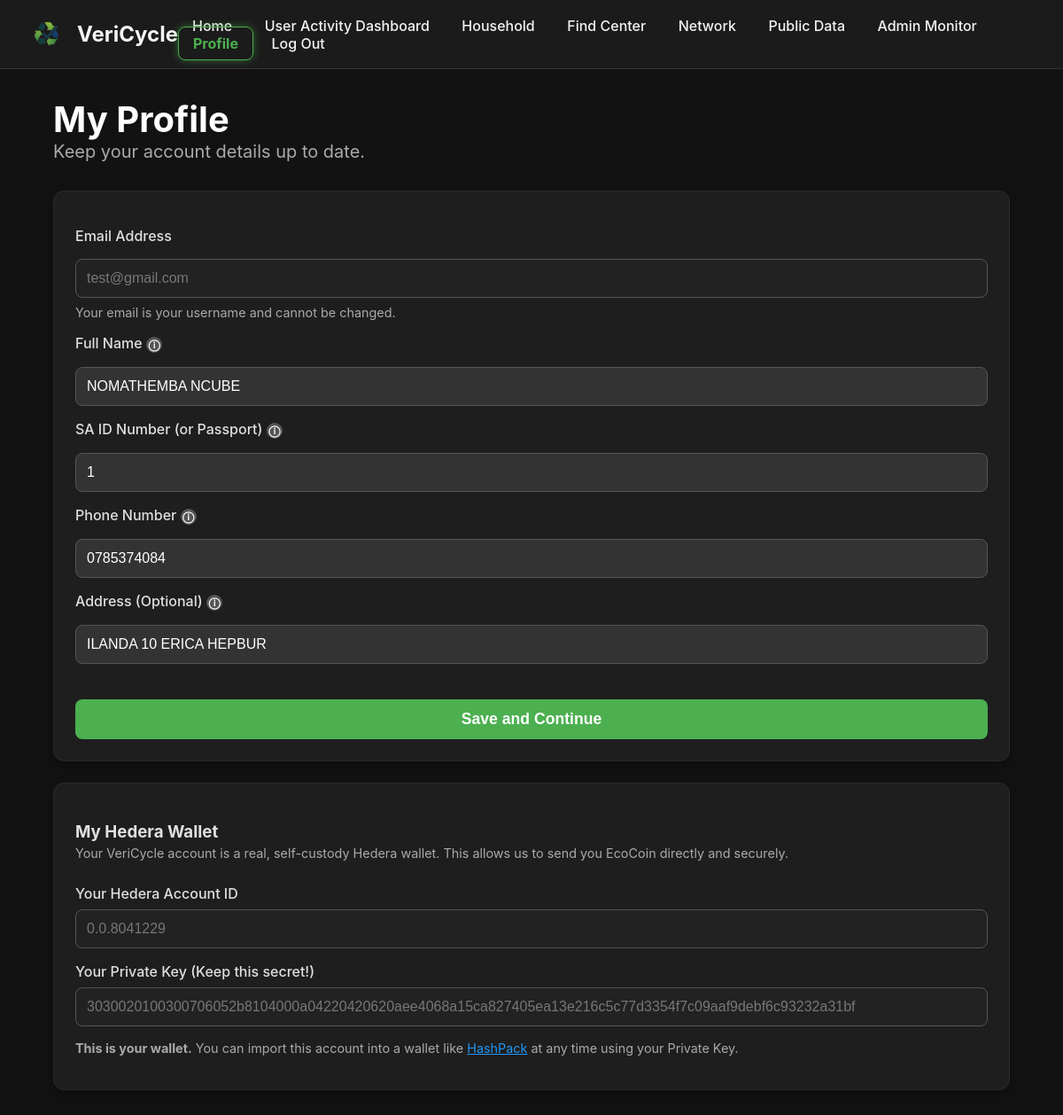
The app's page /profile (signed in), older data.
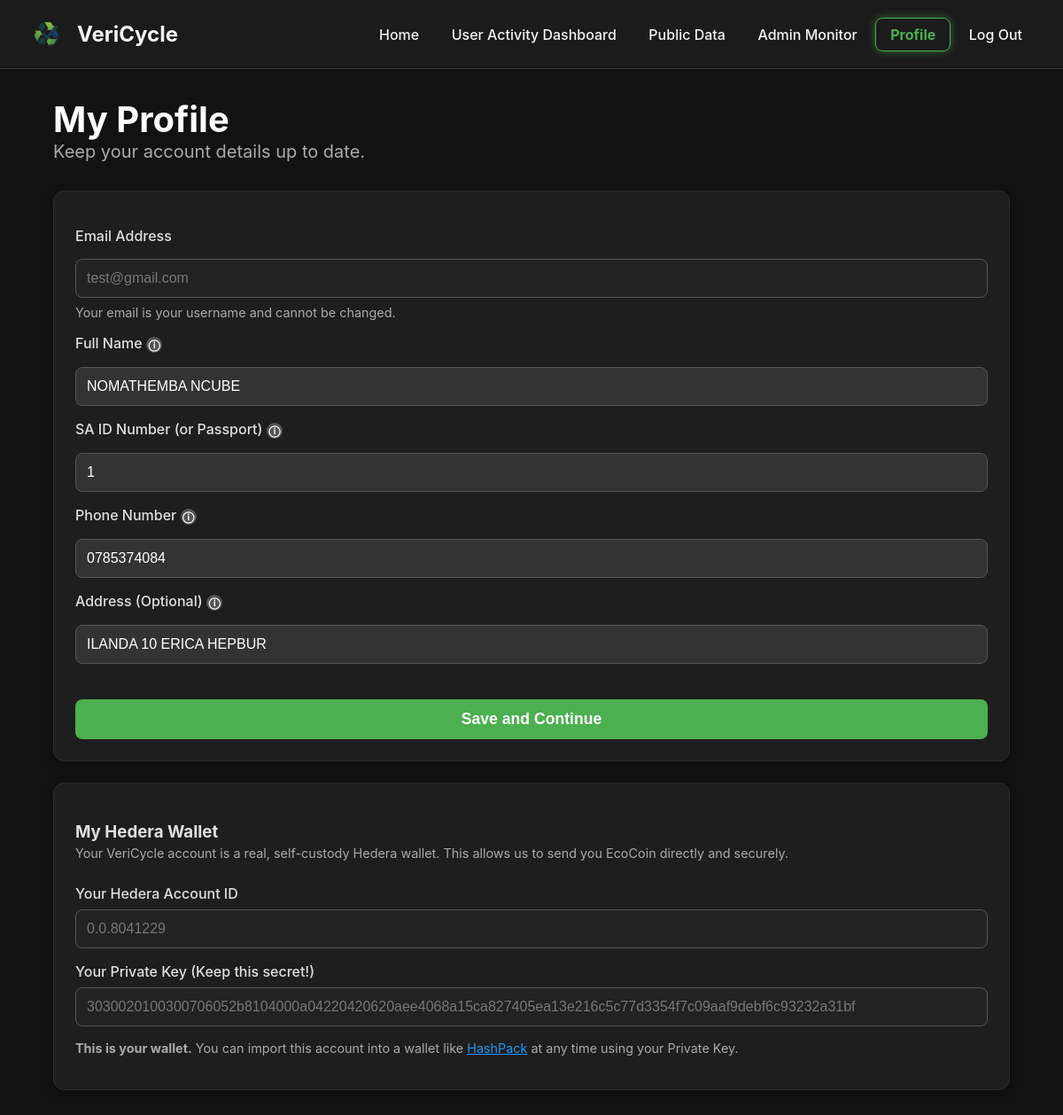
The same page, newer data.
### models.py (models this page shows)
class User(db.Model, UserMixin):
    id = db.Column(db.Integer, primary_key=True)
    email = db.Column(db.String(120), unique=True, nullable=False)
    password_hash = db.Column(db.String(60), nullable=False)
    hedera_account_id = db.Column(db.String(100), nullable=True)
    hedera_private_key = db.Column(db.String(255), nullable=True)
    full_name = db.Column(db.String(100), nullable=True)
    phone_number = db.Column(db.String(20), nullable=True)
    address = db.Column(db.String(200), nullable=True)
    id_number = db.Column(db.String(30), nullable=True)
    role = db.Column(db.String(20), nullable=False, default='collector')

### app.py (the view, shortened to what this page needs)
@app.route('/profile', methods=['GET', 'POST'])
@login_required
def profile():
    return render_template('profile.html', active_page='profile')

### app.py (called while the page is built)
@login_manager.user_loader
def load_user(user_id):
    try:
        return db.session.get(User, int(user_id))
    except OperationalError:
        return None

### templates/profile.html (shortened to what this page needs)
<!DOCTYPE html>
<html lang="en">
<head>
    <link rel="stylesheet" href="{{ url_for('static', filename='style.css') }}">
</head>
<body class="dark-theme">
    {% include '_navbar.html' %}
    <main class="container app-dashboard" style="overflow:visible;">
        <div class="dashboard-header">
            <h2>My Profile</h2>
            <p>Keep your account details up to date.</p>
        </div>
        <div class="card">
            <form action="{{ url_for('profile') }}" method="POST" class="verify-form">
                <div class="form-group">
                    <label for="email">Email Address</label>
                    <input type="email" id="email" name="email" value="{{ current_user.email }}" disabled>
                    <small class="form-note">Your email is your username and cannot be changed.</small>
                </div>
                <div class="form-group">
                    <label for="full_name">
                        Full Name
                        <span class="tooltip" data-tooltip="This must match the name on your ID for verification.">ⓘ</span>
                    </label>
                    <input type="text" id="full_name" name="full_name" value="{{ current_user.full_name or '' }}" placeholder="As it appears on your ID" required>
                </div>
                <div class="form-group">
                    <label for="id_number">
                        SA ID Number (or Passport)
                        <span class="tooltip" data-tooltip="Required for identity verification and to generate official income reports.">ⓘ</span>
                    </label>
                    <input type="text" id="id_number" name="id_number" value="{{ current_user.id_number or '' }}" placeholder="Your 13-digit ID Number" required>
                </div>
                <div class="form-group">
                    <label for="phone_number">
                        Phone Number
                        <span class="tooltip" data-tooltip="Required to contact you about your account or rewards.">ⓘ</span>
                    </label>
                    <input type="text" id="phone_number" name="phone_number" value="{{ current_user.phone_number or '' }}" placeholder="e.g., 081 123 4567" required>
                </div>
                <div class="form-group">
                    <label for="address">
                        Address (Optional)
                        <span class="tooltip" data-tooltip="Providing an address helps us identify recycling needs in your neighborhood.">ⓘ</span>
                    </label>
                    <input type="text" id="address" name="address" value="{{ current_user.address or '' }}" placeholder="e.g., 123 Main St, Roodepoort">
                </div>
            <button type="submit" class="btn-primary-large btn-form">Save and Continue</button>
        </form>
    </div>
    <div class="card">
        <h3>My Hedera Wallet</h3>
        <p class="form-note" style="margin-top: -1rem; margin-bottom: 1.5rem; line-height: 1.5;">
            Your VeriCycle account is a real, self-custody Hedera wallet. This allows us to send you EcoCoin directly and securely.
        </p>
        <div class="form-group">
            <label>Your Hedera Account ID</label>
            <input type="text" value="{{ current_user.hedera_account_id or 'N/A (Center Account)' }}" readonly disabled>
        </div>
        <div class="form-group">
            <label>Your Private Key (Keep this secret!)</label>
            <input type="text" value="{{ current_user.hedera_private_key or 'N/A (Center Account)' }}" readonly disabled>
        </div>
        <p class="form-note">
            <strong>This is your wallet.</strong> You can import this account into a wallet like <a href="https://www.hashpack.app/" target="_blank" style="color: #2196F3;">HashPack</a> at any time using your Private Key.
        </p>
    </div>
    </main>
</body>
</html>

### templates/_navbar.html (shortened to what this page needs)
<header class="navbar">
    <div class="container">
        <a href="{{ url_for('home') }}" class="logo-link">
            <img src="{{ url_for('static', filename='logo.png') }}" alt="VeriCycle Logo" class="logo">
            <span>VeriCycle</span>
        </a>
        <nav>
            {% if current_user.is_authenticated %}
                <a href="{{ url_for('home') }}" class="nav-button {% if active_page == 'home' %}active{% endif %}">Home</a>
                {% if current_user.role == 'center' %}
                    <a href="{{ url_for('center_dashboard') }}" class="nav-button {% if active_page == 'dashboard' %}active{% endif %}">Dashboard</a>
                {% else %}
                    <a href="{{ url_for('collector_dashboard') }}" class="nav-button {% if active_page == 'dashboard' %}active{% endif %}">User Activity Dashboard</a>
                {% endif %}
                {% if current_user.role == 'collector' %}
                    <a href="{{ url_for('household_dashboard') }}" class="nav-button {% if active_page == 'household' %}active{% endif %}">Household</a>
                    <a href="{{ url_for('search') }}" class="nav-button {% if active_page == 'search' %}active{% endif %}">Find Center</a>
                    <a href="{{ url_for('network') }}" class="nav-button {% if active_page == 'network' %}active{% endif %}">Network</a>
                {% endif %}
                <a href="{{ url_for('public_data') }}" class="nav-button {% if active_page == 'public_data' %}active{% endif %}">Public Data</a>
                <a href="{{ url_for('admin_monitor') }}" class="nav-button {% if active_page == 'admin_monitor' %}active{% endif %}">Admin Monitor</a>
                <a href="{{ url_for('profile') }}" class="nav-button {% if active_page == 'profile' %}active{% endif %}">Profile</a>
                <a href="{{ url_for('logout') }}" class="nav-button">Log Out</a>
            {% endif %}
        </nav>
    </div>
</header>

Row changes from the older to the newer data that the page shows:
changed User "test@gmail.com": role "collector" → "admin" (drawn)
Text that changed along with them:
text no longer shown: "Household Find Center Network"
